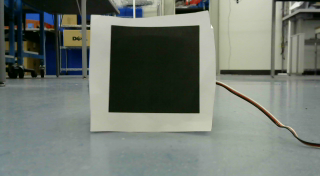
//> input picture src/camera/capture.png, 320 x 176 px
$ ./square_detect   (built with g++ and OpenCV 4)
//> lines starting //> are read from the running program, lines starting //| are printed output that depends on the picture; after the words box and inside, x2 and y2 are one past the last pixel; in counts of white or black regions, pixels touching at a corner belong together
//> further down, image is the input picture: 176 rows x 320 cols, CV_8UC3; mean B, G, R 110.8, 119.3, 111.9
// The "Square Detector" program.
// It loads several images sequentially and tries to find squares in
// each image

#include "opencv2/core.hpp"
#include "opencv2/imgproc.hpp"
#include "opencv2/imgcodecs.hpp"
#include "opencv2/highgui.hpp"

#include <iostream>

using namespace cv;
using namespace std;

static void help(const char* programName)
{
    cout <<
    "\nA program using pyramid scaling, Canny, contours and contour simplification\n"
    "to find squares in a list of images (pic1-6.png)\n"
    "Returns sequence of squares detected on the image.\n"
    "Call:\n"
    "./" << programName << " [file_name (optional)]\n"
    "Using OpenCV version " << CV_VERSION << "\n" << endl;
}


int thresh = 50, N = 11;
const char* wndname = "Square Detection Demo";

// helper function:
// finds a cosine of angle between vectors
// from pt0->pt1 and from pt0->pt2
static double angle( Point pt1, Point pt2, Point pt0 )
{
    double dx1 = pt1.x - pt0.x;
    double dy1 = pt1.y - pt0.y;
    double dx2 = pt2.x - pt0.x;
    double dy2 = pt2.y - pt0.y;
    return (dx1*dx2 + dy1*dy2)/sqrt((dx1*dx1 + dy1*dy1)*(dx2*dx2 + dy2*dy2) + 1e-10);
}

// returns sequence of squares detected on the image.
static void findSquares( const Mat& image, vector<vector<Point>> & squares )
{
    squares.clear();

    Mat pyr, timg, gray, gray0;
    // down-scale and upscale the image to filter out the noise
   pyrDown(image, pyr, Size(image.cols/2, image.rows/2));
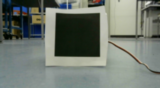
//> pyr: 88 rows x 160 cols, CV_8UC3; mean B, G, R 110.6, 119.2, 111.8
    pyrUp(pyr, timg, image.size());
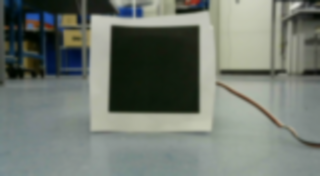
//> timg: 176 rows x 320 cols, CV_8UC3; mean B, G, R 110.9, 119.4, 111.9
    vector<vector<Point> > contours;
    cvtColor(image, gray0, COLOR_BGR2HSV);
//> gray0: 176 rows x 320 cols, CV_8UC3; mean H, S, V 58.4, 54.8, 121.3
    inRange(gray0, Scalar(0,0,0), Scalar(180,255,50), gray);
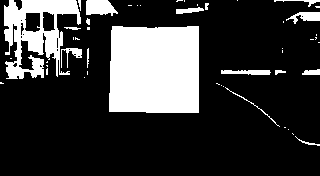
//> gray: 176 rows x 320 cols, CV_8UC1; 21.9% white; 48 white regions (31 under 20 px)

            // find contours and store them all as a list
            findContours(gray, contours, RETR_LIST, CHAIN_APPROX_SIMPLE);
//> contours = 62 contours, 47 with area under 20; largest, box (x1, y1, x2, y2) and area: (109, 26, 199, 113) 7440, (4, 0, 81, 79) 3226, (86, 0, 118, 16) 346, (24, 12, 41, 33) 286, (42, 11, 56, 32) 220

vector<Point> approx;

            // test each contour
            for( size_t i = 0; i < contours.size(); i++ )
            {
                // approximate contour with accuracy proportional
                // to the contour perimeter
                approxPolyDP(contours[i], approx, arcLength(contours[i], true)*0.02, true);

                // square contours should have 4 vertices after approximation
                // relatively large area (to filter out noisy contours)
                // and be convex.
                // Note: absolute value of an area is used because
                // area may be positive or negative - in accordance with the
                // contour orientation
                if( approx.size() == 4 &&
                    fabs(contourArea(approx)) > 1000 &&
                    isContourConvex(approx) )
                {
                    double maxCosine = 0;

                    for( int j = 2; j < 5; j++ )
                    {
                        // find the maximum cosine of the angle between joint edges
                        double cosine = fabs(angle(approx[j%4], approx[j-2], approx[j-1]));
                        maxCosine = MAX(maxCosine, cosine);
                    }

                    // if cosines of all angles are small
                    // (all angles are ~90 degree) then write quandrange
                    // vertices to resultant sequence
                    if( maxCosine < 0.3 )
                        squares.push_back(approx);
                }
            }
//> this loop made 62 passes
//> maxCosine on pass 40: 0.024
//> approx on passes 2, 3, 4, 6, 7, 10: 2 Points (x, y): [292, 133], [293, 134], 1 Point (x, y): [288, 129], 2 Points (x, y): [284, 127], [285, 127], 1 Point (x, y): [223, 86], 1 Point (x, y): [221, 85], 1 Point (x, y): [84, 77]
//> after the loop, approx = 10 Points (x, y): [9, 0], [6, 78], [43, 77], [43, 59], [18, 66], [43, 32], [69, 74], [56, 14], [80, 23], [76, 1]
}

int main(int argc, char** argv)
{
    Mat image;
    double KNOWN_WIDTH = 4.0 * 25.4;
    image = imread("capture.png");
vector<vector<Point>>squares;

    double focalLength = 755.916;
    Mat frame;

    //--- INITIALIZE VIDEOCAPTURE
    VideoCapture cap;
    // open the default camera using default API
    // cap.open(0);
    // OR advance usage: select any API backend
    int deviceID = 0;             // 0 = open default camera
    int apiID = cv::CAP_ANY;      // 0 = autodetect default API
    // open selected camera using selected API
    cap.open(deviceID, apiID);
    // check if we succeeded
    if (!cap.isOpened()) {
        cerr << "ERROR! Unable to open camera\n";
        return -1;
    }

    //--- GRAB AND WRITE LOOP
    cout << "Start grabbing" << endl
        << "Press any key to terminate" << endl;
    for (;;)
    {
        // wait for a new frame from camera and store it into 'frame'
        cap.read(frame);
        // check if we succeeded
        if (frame.empty()) {
            cerr << "ERROR! blank frame grabbed\n";
            break;
        }
        findSquares(frame, squares);
//> squares = 1 contour; box (x1, y1, x2, y2) and area: (109, 26, 199, 113) 7482

	RotatedRect rect = minAreaRect(squares[0]);
//> rect = centre (153.5, 69), size (86, 89), angle -90
	double distance = (KNOWN_WIDTH * focalLength) / rect.size.width;
//> distance = 893
	cout << "Pixel Width " << rect.size.width << endl;
//| Pixel Width 86
	cout << "Distance (in) :" << (distance * 0.0394)  << endl;
//| Distance (in) :35.1856
        polylines(frame, squares, true, Scalar(0, 255, 0), 3, LINE_AA);
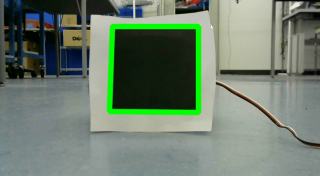
//> frame: 176 rows x 320 cols, CV_8UC3; 4.26% of pixels changed, all inside (x1, y1, x2, y2) = (106, 23, 202, 116)
        // show live and wait for a key with timeout long enough to show images
        imshow("Live", frame);
        if (waitKey(5) >= 0)
//> the Esc key is pressed
            break;
        imwrite("result.png", frame);
    }

    // the camera will be deinitialized automatically in VideoCapture destructor
    return 0;
}
